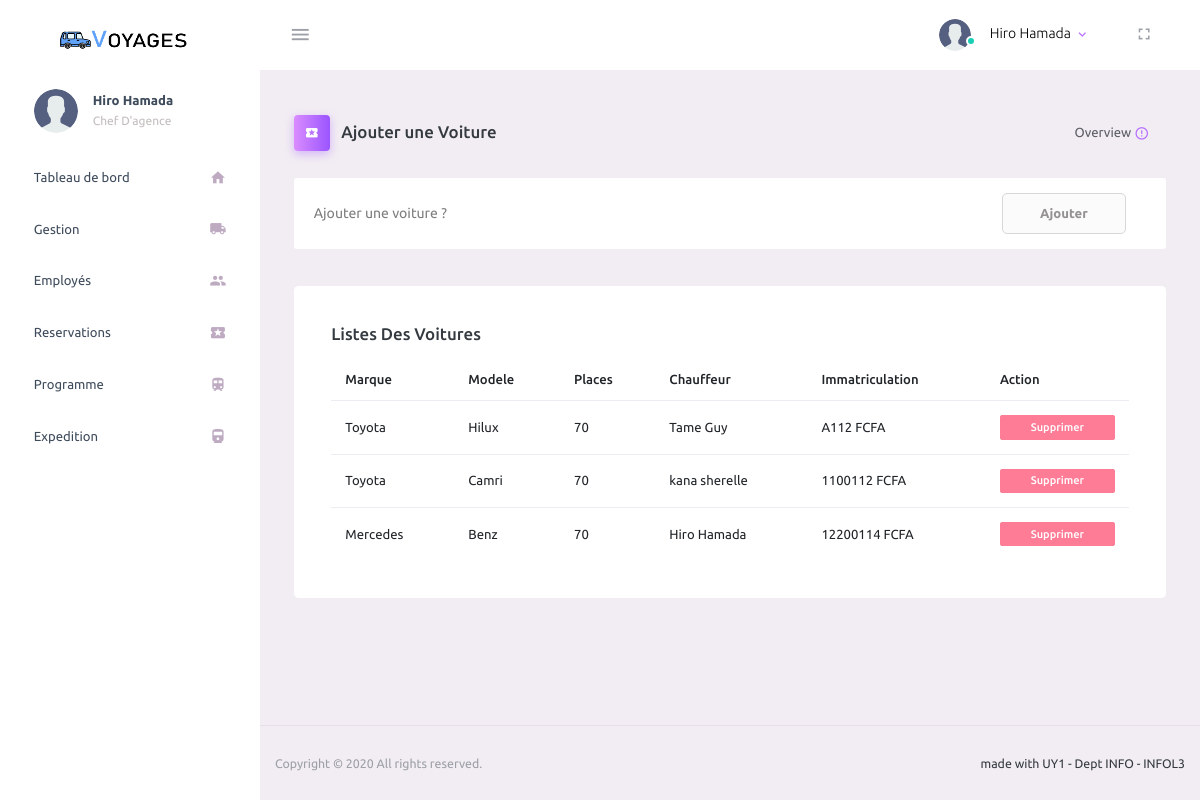
The app's page /voiture (signed in) with its own data.
### taxi/models.py (models this page shows, shortened)
class Utilisateur(AbstractUser):
    username = None
    email = None
    code = models.CharField(max_length=64)
    telephone = models.CharField(max_length=64, unique=True)
    cni = models.CharField(max_length=64, unique=True)
    is_admin = models.BooleanField(default=False)
    objects = UserManager()
    REQUIRED_FIELDS = ['first_name', 'last_name', 'cni']
    USERNAME_FIELD = 'telephone'
    EMAIL_FIELD = 'telephone'

class Voiture(models.Model):
    chauffeur = models.OneToOneField(Employe, on_delete=models.SET_NULL, null=True, blank=True)
    marque = models.CharField(max_length=64)
    categorie = models.CharField(max_length=64)
    matricule = models.CharField(max_length=8, blank=False, null=False)
    places = models.IntegerField(default=70)
    places_occuper = models.IntegerField(default=0)
    created_at = models.DateTimeField('Created at', default=timezone.now)

class Employe(models.Model):
    user = models.OneToOneField(
        Utilisateur,
        on_delete=models.CASCADE
    )
    salaire = models.BigIntegerField(null=False, default='50000', )
    poste = models.CharField(max_length=32, null=False, choices=POSTE_CHOICES, default="CHAUFFEUR")
    date_embauche = models.DateField(default=timezone.now())
    def __str__(self):
        return self.user.get_full_name()

### taxi/views.py (the view)
# urls.py: path('voiture', views.voiture, name='voiture'),
@login_required
def voiture(request):
    voiture = Voiture.objects.all()
    return render(request, 'taxi/admin/voiture.html', {'voitures': voiture})

### taxi/templates/taxi/admin/voiture.html (shortened to what this page needs)
{% extends 'taxi/admin/base.html' %}
{% block content %}
    {% load static %}
    <div class="content-wrapper">
    {% if user.is_superuser %}
        <div class="page-header">
            <h3 class="page-title">
                            <span class="page-title-icon bg-gradient-primary text-white mr-2">
                                <i class="mdi mdi-ticket"></i>
                            </span> Ajouter une Voiture </h3>
            <nav aria-label="breadcrumb">
                <ul class="breadcrumb">
                    <li class="breadcrumb-item active" aria-current="page">
                        Overview <i
                            class="mdi mdi-alert-circle-outline icon-sm text-primary align-middle"></i>
                    </li>
                </ul>
            </nav>
        </div>
    {% endif %}
        <div class="row" id="proBanner">
        {% if user.is_superuser %}
            <div class="col-12">
                            <span class="d-flex align-items-center purchase-popup">
                                <p>Ajouter une voiture ?</p>
                                <a href="{% url 'voiture.nouveau' %}"
                                   class="btn ml-auto download-button">Ajouter</a>
                            </span>
            </div>
        {% endif %}
            <div class="col-lg-12 grid-margin stretch-card">
                <div class="card">
                    <div class="card-body">
                        <h4 class="card-title"> Listes des voitures</h4>
                        <table class="table ">
                            <thead>
                            <tr>
                                <th> Marque</th>
                                <th> Modele</th>
                                <th> Places</th>
                                <th> Chauffeur</th>
                                <th> Immatriculation</th>
                                <th> Action</th>
                            </tr>
                            </thead>
                            <tbody>
                            {% for voiture in voitures %}
                                <tr>
                                    <td class="py-1">
                                        {{ voiture.marque }}
                                    </td>
                                    <td> {{ voiture.categorie }} </td>
                                    <td> {{ voiture.places }} </td>
                                    <td> {{ voiture.chauffeur }} </td>
                                    <td> {{ voiture.matricule}} FCFA</td>
                                    <td>
                                        <a href="{% url "voiture.supprimer" voiture.id %}"><label
                                                class="badge badge-danger col-sm-12">Supprimer</label></a>
                                    </td>
                                </tr>
                            {% endfor %}
                            </tbody>
                        </table>
                    </div>
                </div>
            </div>
        </div>
    </div>
{% endblock %}

### taxi/templates/taxi/admin/base.html (shortened to what this page needs)
<!DOCTYPE html>
<html lang="en">
{% load static %}
<head>
    <link rel="stylesheet" href="{% static "assets/vendors/mdi/css/materialdesignicons.min.css" %}">
    <link rel="stylesheet" href="{% static "assets/vendors/css/vendor.bundle.base.css" %}">
    <link rel="stylesheet" href="{% static "styles/W3.css" %}">
    <link rel="stylesheet" href="{% static "styles/style.css" %}">
    <link rel="stylesheet" href="{% static "assets/css/style.css" %}">
</head>
<body>
<div class="container-scroller">
    <nav class="navbar default-layout-navbar col-lg-12 col-12 p-0 fixed-top d-flex flex-row">
        <div class="text-center navbar-brand-wrapper d-flex align-items-center justify-content-center">
            <a class="navbar-brand brand-logo" href="index.html"><img src="{% static "assets/images/logo.png" %}"
                                                                      alt="logo"/></a>
        </div>
        <div class="navbar-menu-wrapper d-flex align-items-stretch">
            <button class="navbar-toggler navbar-toggler align-self-center" type="button" data-toggle="minimize">
                <span class="mdi mdi-menu"></span>
            </button>
            <ul class="navbar-nav navbar-nav-right">
                <li class="nav-item nav-profile dropdown">
                    <a class="nav-link dropdown-toggle" id="profileDropdown" href="#" data-toggle="dropdown"
                       aria-expanded="false">
                        <div class="nav-profile-img">
                            <img src="{% static "assets/images/faces/user2.svg" %}" alt="image">
                            <span class="availability-status online"></span>
                        </div>
                        <div class="nav-profile-text">
                            <p class="mb-1 text-black">{{ user.get_full_name }}</p>
                        </div>
                    </a>
                </li>
                <li class="nav-item d-none d-lg-block full-screen-link">
                    <a class="nav-link">
                        <i class="mdi mdi-fullscreen" id="fullscreen-button"></i>
                    </a>
                </li>
            </ul>
        </div>
    </nav>
    <div class="container-fluid page-body-wrapper">
        <nav class="sidebar sidebar-offcanvas" id="sidebar">
            <ul class="nav">
                <li class="nav-item nav-profile">
                    <a href="#" class="nav-link">
                        <div class="nav-profile-image">
                            <img src="{% static "assets/images/faces/user2.svg" %}" alt="profile">
                        </div>
                        <div class="nav-profile-text d-flex flex-column">
                            <span class="font-weight-bold mb-2">{{ user.get_full_name }}</span>
                            {% if user.is_superuser %}
                                <span class="text-secondary text-small">Chef D'agence</span>
                            {% elif user.est_employe %}
                                <span class="text-secondary text-small">{{ user.employe.get_poste_display }}</span>
                                {% else %}
                                <span class="text-secondary text-small">Client</span>
                            {% endif %}
                        </div>
                    </a>
                </li>
            {% if user.is_superuser %}
                <li class="nav-item">
                    <a class="nav-link" href="{% url 'home' %}">
                        <span class="menu-title">Tableau de bord</span>
                        <i class="mdi mdi-home menu-icon"></i>
                    </a>
                </li>
                <li class="nav-item">
                    <a class="nav-link" href="{% url 'gestion' %}">
                        <span class="menu-title">Gestion</span>
                        <i class="mdi mdi-truck menu-icon"></i>
                    </a>
                </li>
                <li class="nav-item">
                    <a class="nav-link" href="{% url 'employer' %}">
                        <span class="menu-title">Employés</span>
                        <i class="mdi mdi-account-multiple menu-icon"></i>
                    </a>
                </li>
            {% endif %}
            <li class="nav-item">
                    <a class="nav-link" href="{% url 'reservations' %}">
                        <span class="menu-title">Reservations</span>
                        <i class="mdi mdi-ticket menu-icon"></i>
                    </a>
                </li>
             <li class="nav-item">
                    <a class="nav-link" href="{% url 'programme' %}">
                        <span class="menu-title">Programme</span>
                        <i class="mdi mdi-train menu-icon"></i>
                    </a>
                </li>
            {% if user.is_staff %}
                <li class="nav-item">
                    <a class="nav-link" href="{% url 'expeditions' %}">
                        <span class="menu-title">Expedition</span>
                        <i class="mdi mdi-train-variant menu-icon"></i>
                    </a>
                </li>
            {% endif %}
            </ul>
        </nav>
        <div class="main-panel">
            {% block content %} {% endblock %}
            <footer class="footer">
                <div class="d-sm-flex justify-content-center justify-content-sm-between">
                    <span class="text-muted text-center text-sm-left d-block d-sm-inline-block">Copyright © 2020 All rights reserved.</span>
                    <span class="float-none float-sm-right d-block mt-1 mt-sm-0 text-center">made with UY1 - Dept INFO - INFOL3</span>
                </div>
            </footer>
        </div>
    </div>
</div>
</body>
</html>

### taxi/static/styles/W3.css (style rules this page uses)
* { -webkit-box-sizing:border-box;-moz-box-sizing:border-box;box-sizing:border-box }
html { -ms-text-size-adjust:100%;-webkit-text-size-adjust:100% }
body { margin:0 }
article,aside,details,figcaption,figure,footer,header,hgroup,main,menu,nav,section,summary { display:block }
a { -webkit-tap-highlight-color:transparent;background-color:transparent }
img { border:0 }
button,input,optgroup,select,textarea { color:inherit;font:inherit;margin:0 }
button { overflow:visible }
button,select { text-transform:none }
button,html input[type=button],input[type=reset],input[type=submit] { -webkit-appearance:button;cursor:pointer }
html,body { font-family:Verdana,sans-serif;font-size:15px;line-height:1.5 }
h1,h2,h3,h4,h5,h6,.w3-slim,.w3-wide { font-family:"Segoe UI",Arial,sans-serif }
h3 { font-size:24px }
h4 { font-size:20px }
h1,h2,h3,h4,h5,h6 { font-weight:400;margin:10px 0 }
img { margin-bottom:-5px }
a { color:inherit }
table { border-collapse:collapse;border-spacing:0;width:100%;display:table }
table,th,td { border:none }

### records on screen
Utilisateur: get_full_name "Hiro Hamada"
Voiture: marque "Toyota", categorie "Hilux", places "70", chauffeur "Tame Guy", matricule "A112"
Voiture: marque "Toyota", categorie "Camri", places "70", chauffeur "kana sherelle", matricule "1100112"
Voiture: marque "Mercedes", categorie "Benz", places "70", chauffeur "Hiro Hamada", matricule "12200114"
